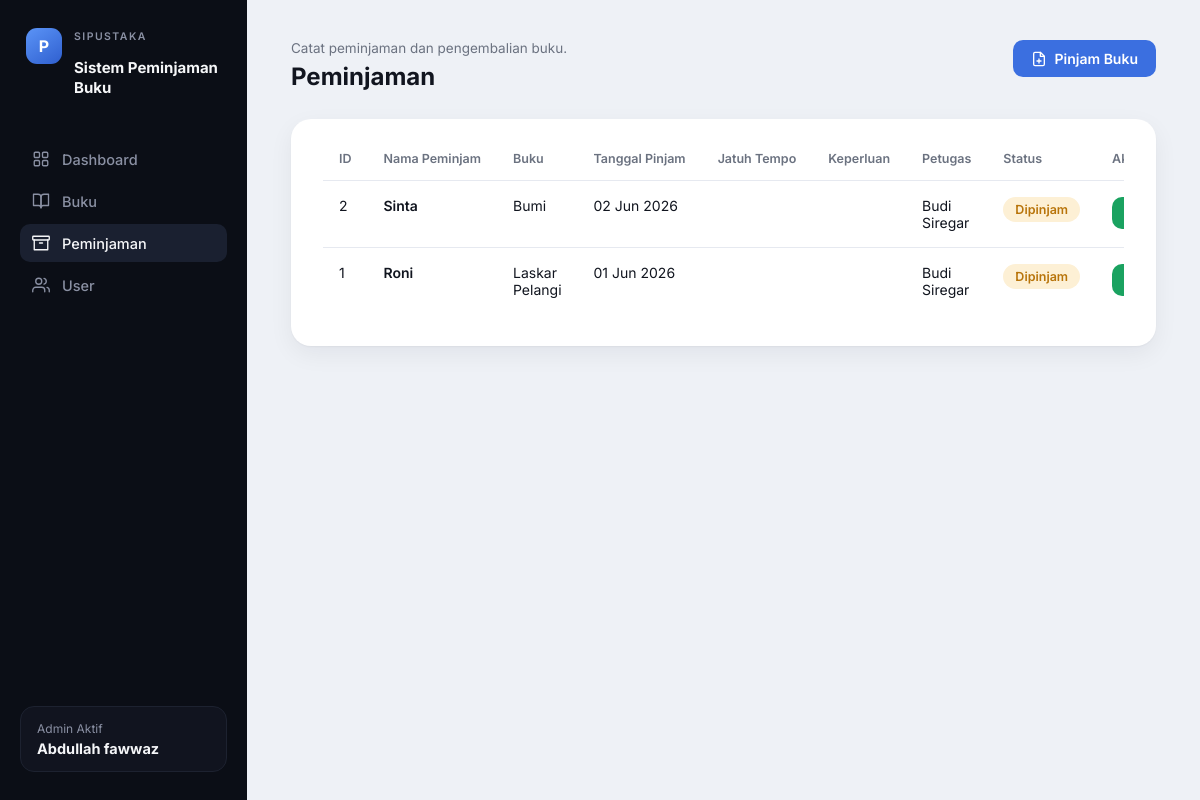
The app's page /peminjaman/ with its own data.
### perpustakaan/models.py (models this page shows, shortened)
class Siswa(models.Model):
    STATUS_CHOICES = [
        ('Aktif', 'Aktif'),
        ('Nonaktif', 'Nonaktif'),
    ]
    nama = models.CharField('Nama', max_length=255)
    kelas = models.CharField('Kelas', max_length=50)
    nis = models.CharField('NIS', max_length=20, unique=True)
    status = models.CharField('Status', max_length=20, choices=STATUS_CHOICES, default='Aktif')
    class Meta:
        ordering = ['nama']
        verbose_name = 'User'
        verbose_name_plural = 'User'

class Peminjaman(models.Model):
    KEPERLUAN_CHOICES = [
        ('Tugas sekolah', 'Tugas sekolah'),
        ('Bacaan pribadi', 'Bacaan pribadi'),
        ('Referensi', 'Referensi'),
        ('Lainnya', 'Lainnya'),
    ]
    STATUS_CHOICES = [
        ('Dipinjam', 'Dipinjam'),
        ('Dikembalikan', 'Dikembalikan'),
    ]
    peminjam = models.ForeignKey(Siswa, on_delete=models.CASCADE, related_name='peminjaman_set', verbose_name='Nama Peminjam')
    buku = models.ForeignKey(Buku, on_delete=models.CASCADE, related_name='peminjaman_set', verbose_name='Buku')
    tanggal_pinjam = models.DateField('Tanggal Pinjam')
    tanggal_jatuh_tempo = models.DateField('Tanggal Jatuh Tempo')
    keperluan = models.CharField('Keperluan', max_length=50, choices=KEPERLUAN_CHOICES, default='Bacaan pribadi')
    catatan = models.TextField('Catatan', blank=True)
    petugas = models.CharField('Petugas', max_length=255, default='Budi Siregar')
    status = models.CharField('Status', max_length=20, choices=STATUS_CHOICES, default='Dipinjam')
    tanggal_kembali = models.DateField('Tanggal Kembali', null=True, blank=True)
    class Meta:
        ordering = ['-tanggal_pinjam', '-id']
        verbose_name = 'Peminjaman'
        verbose_name_plural = 'Peminjaman'

### perpustakaan/views.py (the view)
# urls.py: path('peminjaman/', views.peminjaman_list, name='peminjaman_list'),
def peminjaman_list(request):
    sql = '''
        SELECT
            p.id, p.petugas, p.tanggal_pinjam, p.tanggal_kembali, p.status,
            s.id AS peminjam_id, s.nama AS peminjam_nama,
            b.id AS buku_id, b.judul AS buku_judul, b.stok AS buku_stok
        FROM perpustakaan_peminjaman p
        JOIN perpustakaan_siswa s ON p.peminjam_id = s.id
        JOIN perpustakaan_buku b ON p.buku_id = b.id
        ORDER BY p.id DESC
    '''
    with connection.cursor() as cursor:
        cursor.execute(sql)
        rows = cursor.fetchall()
    peminjaman_qs = []
    for (pid, petugas, tgl_pinjam, tgl_kembali, status,
         peminjam_id, peminjam_nama, buku_id, buku_judul, buku_stok) in rows:
        peminjaman_qs.append({
            'id': pid,
            'pk': pid,
            'petugas': petugas,
            'tanggal_pinjam': tgl_pinjam,
            'tanggal_kembali': tgl_kembali,
            'status': status,
            'peminjam': {'id': peminjam_id, 'pk': peminjam_id, 'nama': peminjam_nama},
            'buku': {'id': buku_id, 'pk': buku_id, 'judul': buku_judul, 'stok': buku_stok},
        })
    return render(request, 'perpustakaan/peminjaman_list.html', {
        'peminjaman_list': peminjaman_qs,
        'active_nav': 'peminjaman',
    })

### perpustakaan/context_processors.py (called while the page is built)
def admin_aktif(request):
    return {
        'admin_aktif_nama': getattr(settings, 'ADMIN_AKTIF_NAMA', 'Admin'),
    }

### perpustakaan/templates/perpustakaan/peminjaman_list.html (shortened to what this page needs)
{% extends "perpustakaan/base.html" %}
{% block header %}
<div class="topbar">
  <div>
    <p class="eyebrow">Catat peminjaman dan pengembalian buku.</p>
    <h1 class="page-title">Peminjaman</h1>
  </div>
  <div class="topbar-right">
    <a href="{% url 'peminjaman_create' %}" class="btn btn-primary">
      Pinjam Buku
    </a>
  </div>
</div>
{% endblock %}
{% block content %}
<div class="card">
  <div class="table-wrap">
    <table class="data-table">
      <thead>
        <tr>
          <th>ID</th>
          <th>Nama Peminjam</th>
          <th>Buku</th>
          <th>Tanggal Pinjam</th>
          <th>Jatuh Tempo</th>
          <th>Keperluan</th>
          <th>Petugas</th>
          <th>Status</th>
          <th>Aksi</th>
        </tr>
      </thead>
      <tbody>
        {% for p in peminjaman_list %}
        <tr>
          <td>{{ p.id }}</td>
          <td class="cell-strong">{{ p.peminjam.nama }}</td>
          <td>{{ p.buku.judul }}</td>
          <td>{{ p.tanggal_pinjam|date:"d M Y" }}</td>
          <td>{{ p.tanggal_jatuh_tempo|date:"d M Y" }}</td>
          <td>
          </td>
          <td>{{ p.petugas }}</td>
          <td>
            {% if p.status == 'Dipinjam' %}
              <span class="badge badge-yellow">Dipinjam</span>
            {% else %}
              <span class="badge badge-green">Dikembalikan</span>
            {% endif %}
          </td>
          <td>
            {% if p.status == 'Dipinjam' %}
            <form method="post" action="{% url 'peminjaman_kembalikan' p.pk %}">
              <button type="submit" class="btn btn-success">Kembalikan</button>
            </form>
            {% else %}
              <span class="cell-note">{{ p.tanggal_kembali|date:"d M Y" }}</span>
            {% endif %}
          </td>
        </tr>
        {% empty %}
        <tr class="empty-row">
          <td colspan="9">Belum ada data peminjaman. Klik &ldquo;Pinjam Buku&rdquo; untuk mencatat peminjaman baru.</td>
        </tr>
        {% endfor %}
      </tbody>
    </table>
  </div>
</div>
{% endblock %}

### perpustakaan/templates/perpustakaan/base.html (shortened to what this page needs)
{% load static %}
<!DOCTYPE html>
<html lang="id">
<head>
  <link rel="stylesheet" href="{% static 'perpustakaan/css/style.css' %}">
</head>
<body>
  <div class="app-shell">
    <aside class="sidebar">
      <div class="sidebar-top">
        <div class="brand">
          <div class="brand-mark">P</div>
          <div class="brand-text">
            <p class="brand-eyebrow">SIPUSTAKA</p>
            <p class="brand-title">Sistem Peminjaman Buku</p>
          </div>
        </div>
        <nav class="sidebar-nav">
          <a href="{% url 'dashboard' %}" class="nav-item {% if active_nav == 'dashboard' %}active{% endif %}">
            <span>Dashboard</span>
          </a>
          <a href="{% url 'buku_list' %}" class="nav-item {% if active_nav == 'buku' %}active{% endif %}">
            <svg viewBox="0 0 24 24" fill="none" stroke="currentColor" stroke-width="1.8" stroke-linecap="round" stroke-linejoin="round">
              <path d="M2 3h6a4 4 0 0 1 4 4v14a3 3 0 0 0-3-3H2z"></path>
              <path d="M22 3h-6a4 4 0 0 0-4 4v14a3 3 0 0 1 3-3h7z"></path>
            </svg>
            <span>Buku</span>
          </a>
          <a href="{% url 'peminjaman_list' %}" class="nav-item {% if active_nav == 'peminjaman' %}active{% endif %}">
            <svg viewBox="0 0 24 24" fill="none" stroke="currentColor" stroke-width="1.8" stroke-linecap="round" stroke-linejoin="round">
              <polyline points="21 8 21 21 3 21 3 8"></polyline>
              <rect x="1" y="3" width="22" height="5" rx="1"></rect>
              <line x1="10" y1="12" x2="14" y2="12"></line>
            </svg>
            <span>Peminjaman</span>
          </a>
          <a href="{% url 'user_list' %}" class="nav-item {% if active_nav == 'user' %}active{% endif %}">
            <svg viewBox="0 0 24 24" fill="none" stroke="currentColor" stroke-width="1.8" stroke-linecap="round" stroke-linejoin="round">
              <path d="M17 21v-2a4 4 0 0 0-4-4H5a4 4 0 0 0-4 4v2"></path>
              <circle cx="9" cy="7" r="4"></circle>
              <path d="M23 21v-2a4 4 0 0 0-3-3.87"></path>
              <path d="M16 3.13a4 4 0 0 1 0 7.75"></path>
            </svg>
            <span>User</span>
          </a>
        </nav>
      </div>
      <div class="sidebar-bottom">
        <p class="admin-label">Admin Aktif</p>
        <p class="admin-name">{{ 'Abdullah fawwaz' }}</p>
      </div>
    </aside>
    <main class="main">
      {% block header %}{% endblock %}
      {% block content %}{% endblock %}
    </main>
  </div>
</body>
</html>

### perpustakaan/static/perpustakaan/css/style.css (style rules this page uses)
:root { --sidebar-bg: #0b0e16; --sidebar-bg-soft: #11141f; --sidebar-active-bg: #1a2030; --sidebar-text: #f5f6f8; --sidebar-text-muted: #8a90a3; --sidebar-border: #1d2230; --page-bg: #eef1f6; --card-bg: #ffffff; --card-inner-bg: #f4f6f9; --border-light: #e6e9f0; --text-dark: #11151f; --text-gray: #6b7280; --text-gray-soft: #98a0b3; --accent-blue: #3b6fe0; --accent-blue-dark: #2f5fcf; --accent-blue-soft: #e8eefd; --badge-yellow-bg: #fdf0d5; --badge-yellow-text: #b8740a; --badge-green-bg: #ddf3e4; --badge-green-text: #19874e; --badge-orange-text: #e08a1f; --btn-red: #e0294b; --btn-red-dark: #c71f3e; --btn-green-solid: #1aa260; --btn-green-solid-dark: #168c52; --radius-lg: 20px; --radius-md: 12px; --radius-sm: 8px; --shadow-card: 0 1px 2px rgba(17, 21, 31, 0.04), 0 8px 24px rgba(17, 21, 31, 0.06); }
* { box-sizing: border-box; }
html, body { margin: 0; padding: 0; font-family: 'Inter', -apple-system, BlinkMacSystemFont, 'Segoe UI', Roboto, Helvetica, Arial, sans-serif; background: var(--page-bg); color: var(--text-dark); -webkit-font-smoothing: antialiased; }
a { text-decoration: none; color: inherit; }
.app-shell { display: flex; min-height: 100vh; }
.sidebar { width: 247px; flex-shrink: 0; background: var(--sidebar-bg); display: flex; flex-direction: column; justify-content: space-between; padding: 28px 20px; }
.sidebar-top .brand { display: flex; align-items: flex-start; gap: 12px; padding: 0 6px 28px 6px; }
.brand-mark { width: 36px; height: 36px; border-radius: 11px; background: linear-gradient(145deg, #5b94f7, #2f5fcf); color: #fff; font-weight: 700; font-size: 16px; display: flex; align-items: center; justify-content: center; flex-shrink: 0; }
.brand-text .brand-eyebrow { font-size: 10.5px; font-weight: 600; letter-spacing: 0.14em; color: var(--sidebar-text-muted); margin: 2px 0 4px; }
.brand-text .brand-title { font-size: 15px; font-weight: 700; color: var(--sidebar-text); line-height: 1.3; }
.sidebar-nav { display: flex; flex-direction: column; gap: 4px; }
.nav-item { display: flex; align-items: center; gap: 12px; padding: 10px 12px; border-radius: 10px; color: var(--sidebar-text-muted); font-size: 14.5px; font-weight: 500; transition: background 0.15s ease, color 0.15s ease; }
.nav-item svg { width: 18px; height: 18px; flex-shrink: 0; }
.nav-item.active { background: var(--sidebar-active-bg); color: var(--sidebar-text); }
.sidebar-bottom { background: var(--sidebar-bg-soft); border: 1px solid var(--sidebar-border); border-radius: 14px; padding: 14px 16px; }
.sidebar-bottom .admin-label { font-size: 12px; color: var(--sidebar-text-muted); margin: 0 0 4px; }
.sidebar-bottom .admin-name { font-size: 14.5px; font-weight: 700; color: var(--sidebar-text); margin: 0; }
.main { flex: 1; padding: 40px 44px 60px; min-width: 0; }
.topbar { display: flex; align-items: flex-start; justify-content: space-between; margin-bottom: 28px; gap: 20px; }
.eyebrow { font-size: 13.5px; color: var(--text-gray); margin: 0 0 6px; }
.page-title { font-size: 24px; font-weight: 700; color: var(--text-dark); margin: 0; }
.topbar-right { flex-shrink: 0; }
.btn { display: inline-flex; align-items: center; gap: 8px; border: none; border-radius: 10px; font-size: 14px; font-weight: 600; padding: 10px 18px; cursor: pointer; white-space: nowrap; font-family: inherit; transition: background 0.15s ease, border-color 0.15s ease, color 0.15s ease; }
.btn svg { width: 16px; height: 16px; }
.btn-primary { background: var(--accent-blue); color: #fff; }
.btn-success { background: var(--btn-green-solid); color: #fff; padding: 8px 16px; font-size: 13.5px; }
.card { background: var(--card-bg); border-radius: var(--radius-lg); box-shadow: var(--shadow-card); padding: 32px; }
.table-wrap { overflow-x: auto; }
table.data-table { width: 100%; border-collapse: collapse; }
table.data-table th { text-align: left; font-size: 12.5px; font-weight: 600; color: var(--text-gray); padding: 0 16px 14px; border-bottom: 1px solid var(--border-light); white-space: nowrap; }
table.data-table td { padding: 16px 16px; border-bottom: 1px solid var(--border-light); font-size: 14px; color: var(--text-dark); vertical-align: top; }
table.data-table tr:last-child td { border-bottom: none; }
table.data-table .cell-strong { font-weight: 600; }
.badge { display: inline-flex; align-items: center; padding: 5px 12px; border-radius: 999px; font-size: 12.5px; font-weight: 600; }
.badge-yellow { background: var(--badge-yellow-bg); color: var(--badge-yellow-text); }

### records on screen
Siswa: nama "Abdullah fawwaz"
Peminjaman: id "2", peminjam.nama "Sinta", buku.judul "Bumi", tanggal_pinjam "02 Jun 2026", petugas "Budi Siregar"
Peminjaman: id "1", peminjam.nama "Roni", buku.judul "Laskar Pelangi", tanggal_pinjam "01 Jun 2026", petugas "Budi Siregar"
